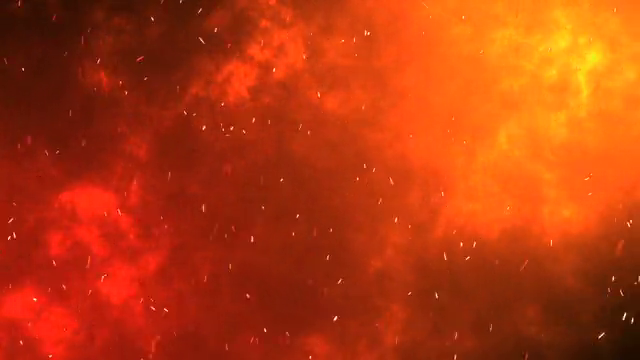
#> input picture frame 90 of video.mp4, 640 x 360 px
$ python fire-detector.py
#> lines starting #> are read from the running program, lines starting #| are printed output that depends on the picture; after the words box and inside, x2 and y2 are one past the last pixel; in counts of white or black regions, pixels touching at a corner belong together
import cv2
import numpy as np
import smtplib
from playsound import playsound

Email_Status = False


def send_mail_function():

    recipientEmail = "shivamtomar456123@gmail.com"
    recipientEmail = recipientEmail.lower()

    try:
        server = smtplib.SMTP('smtp.gmail.com', 587)
        server.ehlo()
        server.starttls()
        server.login("sitaramhanumanji52@gmail.com", 'hvgc lybc yjrw yess')
        server.sendmail('shivamtomar456123@gmail.com', recipientEmail, "warning a fire accident has been reported on your Company")
        print("sent to {}".format(recipientEmail))
        server.close()
    except Exception as e:
    	print(e)


cap = cv2.VideoCapture('C:/Users/Hp/OneDrive/Desktop/fire/video.mp4')


lower_red = np.array([0, 120, 70])
upper_red = np.array([10, 255, 255])


alert_sound = "C:/Users/Hp/OneDrive/Desktop/fire/alarm-sound.mp3"

alert_flag = False
cooldown_frames = 100
current_cooldown = cooldown_frames

min_contour_area = 1000

while True:
    ret, frame = cap.read()
#> frame is the input picture: shape (360, 640, 3); mean B, G, R 13.4, 58.4, 182.5
    if not ret:
        break

    hsv = cv2.cvtColor(frame, cv2.COLOR_BGR2HSV)
#> hsv: shape (360, 640, 3); mean H, S, V 7.5, 237, 182.5


    mask = cv2.inRange(hsv, lower_red, upper_red)
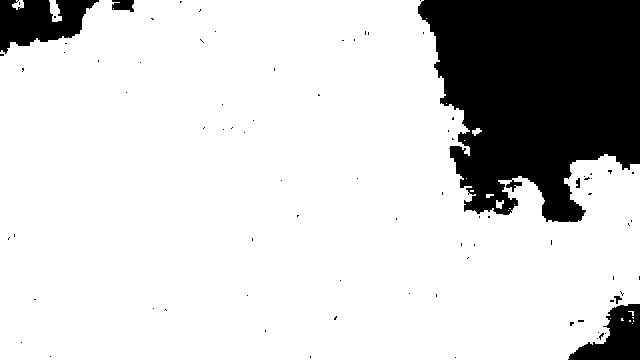
#> mask: shape (360, 640); 81.5% white; 83 black regions (77 under 20 px), largest, box (x1, y1, x2, y2) and area: (418, 0, 640, 222) 36501, (0, 0, 99, 54) 3280, (568, 304, 640, 360) 2233, (112, 0, 134, 12) 208, (576, 178, 580, 188) 32, (614, 296, 622, 304) 32


    kernel = np.ones((5, 5), np.uint8)

    mask = cv2.dilate(mask, kernel, iterations=1)
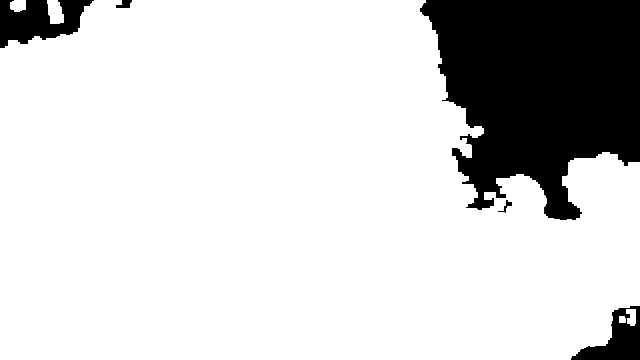
#> mask: shape (360, 640); 83.1% white; 5 black regions, box (x1, y1, x2, y2) and area: (420, 0, 640, 220) 34231, (0, 0, 94, 48) 2699, (571, 306, 640, 360) 1773, (116, 0, 132, 8) 87, (498, 200, 512, 213) 49
    mask = cv2.erode(mask, kernel, iterations=1)
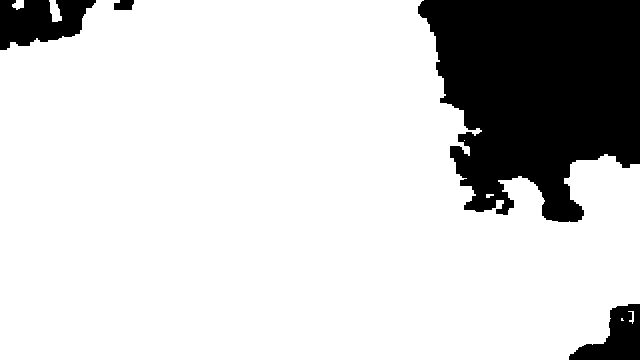
#> mask: shape (360, 640); 81.9% white; 4 black regions


    contours, _ = cv2.findContours(mask, cv2.RETR_EXTERNAL, cv2.CHAIN_APPROX_SIMPLE)
#> contours = 7 contours, 4 with area under 20; largest, box (x1, y1, x2, y2) and area: (0, 0, 640, 360) 187081, (49, 0, 62, 22) 158, (12, 0, 24, 10) 69

    for contour in contours:
        area = cv2.contourArea(contour)
        if area < min_contour_area:
            continue


        if not alert_flag and current_cooldown == cooldown_frames:
            playsound(alert_sound)
            print("Fire detected!")
            Email_Status = True
            send_mail_function()
            alert_flag = True
#> this loop made 7 passes
#> (area, Email_Status, recipientEmail in send_mail_function, alert_flag) on pass 5: (187081, True, 'shivamtomar456123@gmail.com', True)
#> area on passes 6 to 7: 158, 69
#| Fire detected!
#| [Errno -3] Temporary failure in name resolution
#> after the loop, Email_Status = True; alert_flag = True

    if alert_flag:
        current_cooldown -= 1
        if current_cooldown == 0:
            alert_flag = False
            current_cooldown = cooldown_frames


    cv2.drawContours(frame, contours, -1, (0, 255, 0), 2)
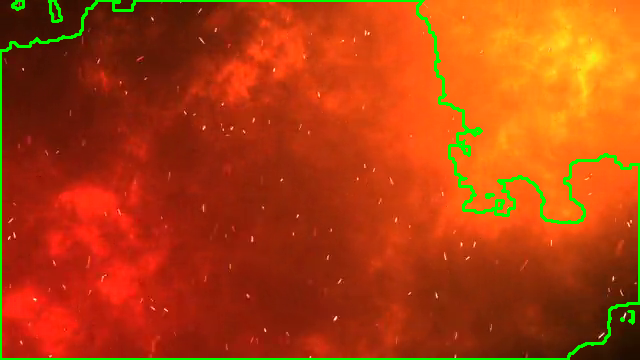
#> frame: shape (360, 640, 3); 2.81% of pixels changed, all inside (x1, y1, x2, y2) = (0, 0, 640, 360)

    cv2.imshow("Fire Detection", frame)


    if cv2.waitKey(1) & 0xFF == ord('q'):
#> (key q is pressed here)
        break

cap.release()
cv2.destroyAllWindows()

$ run again, starting later in the video
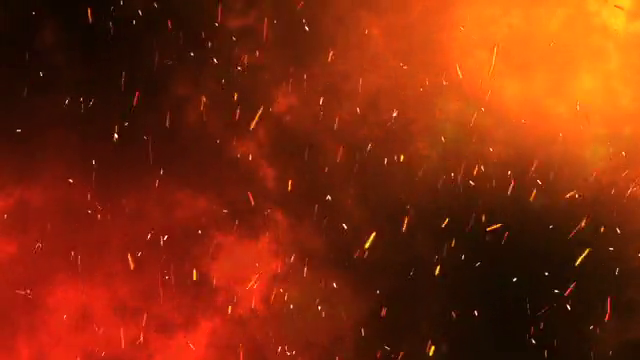
#> input picture frame 405 of video.mp4, 640 x 360 px
#> frame is the input picture: shape (360, 640, 3); mean B, G, R 10, 41.9, 127.7
#> hsv: shape (360, 640, 3); mean H, S, V 8.1, 236.5, 127.7
#> `mask = cv2.erode(mask, kernel, iterations=1)`:
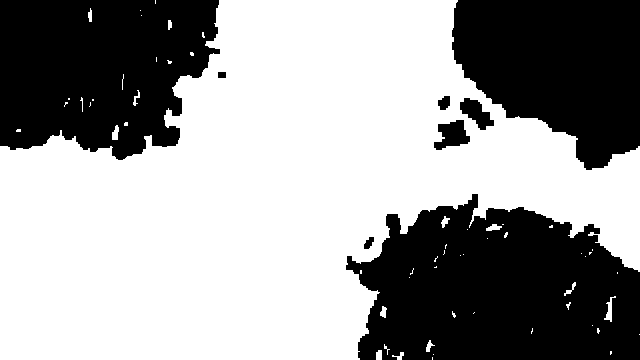
#> mask: shape (360, 640); 61% white; 8 black regions
#> contours = 58 contours, 45 with area under 20; largest, box (x1, y1, x2, y2) and area: (0, 0, 640, 360) 139797, (604, 296, 616, 322) 78, (112, 125, 119, 140) 56, (486, 224, 502, 231) 51, (376, 350, 382, 360) 42
#> the loop `for contour in contours:` made 58 passes
#> (area, Email_Status, recipientEmail in send_mail_function, alert_flag) on pass 57: (139797, True, 'shivamtomar456123@gmail.com', True)
#> (printed output is left out)
#> after the loop `for contour in contours:`: Email_Status = True
#> `cv2.drawContours(frame, contours, -1, (0, 255, 0), 2)`:
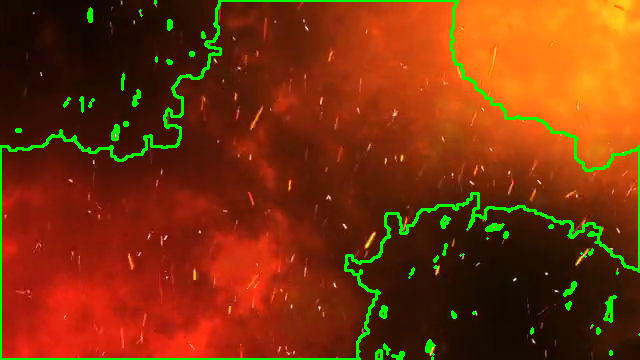
#> frame: shape (360, 640, 3); 3.84% of pixels changed, all inside (x1, y1, x2, y2) = (0, 0, 640, 360)

$ run again, starting later in the video
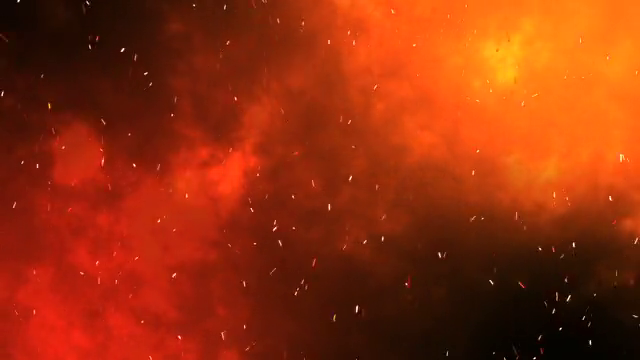
#> input picture frame 720 of video.mp4, 640 x 360 px
#> frame is the input picture: shape (360, 640, 3); mean B, G, R 11.2, 47, 148.5
#> hsv: shape (360, 640, 3); mean H, S, V 7.8, 236.7, 148.5
#> `mask = cv2.erode(mask, kernel, iterations=1)`:
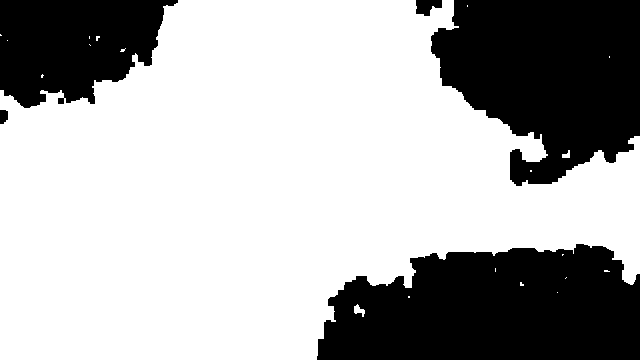
#> mask: shape (360, 640); 68.2% white; 5 black regions
#> contours = 20 contours, 17 with area under 20; largest, box (x1, y1, x2, y2) and area: (0, 0, 640, 360) 155701, (354, 304, 365, 317) 56, (562, 150, 570, 158) 27
#> the loop `for contour in contours:` made 20 passes
#> (area, Email_Status, recipientEmail in send_mail_function, alert_flag) on pass 20: (155701, True, 'shivamtomar456123@gmail.com', True)
#> (printed output is left out)
#> after the loop `for contour in contours:`: Email_Status = True
#> `cv2.drawContours(frame, contours, -1, (0, 255, 0), 2)`:
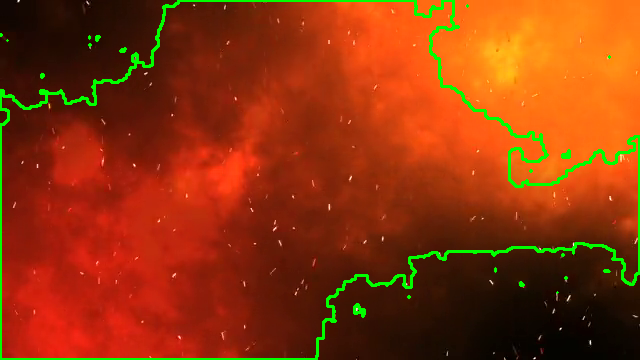
#> frame: shape (360, 640, 3); 3.16% of pixels changed, all inside (x1, y1, x2, y2) = (0, 0, 640, 360)
